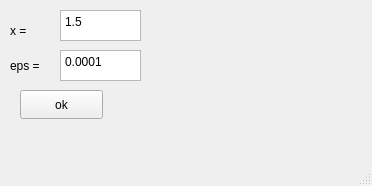
<?xml version="1.0" encoding="UTF-8"?>
<ui version="4.0">
 <class>MainWindow</class>
 <widget class="QMainWindow" name="MainWindow">
  <property name="geometry">
   <rect>
    <x>0</x>
    <y>0</y>
    <width>372</width>
    <height>186</height>
   </rect>
  </property>
  <property name="windowTitle">
   <string>MainWindow</string>
  </property>
  <widget class="QWidget" name="centralwidget">
   <widget class="QLabel" name="label">
    <property name="geometry">
     <rect>
      <x>10</x>
      <y>10</y>
      <width>41</width>
      <height>41</height>
     </rect>
    </property>
    <property name="text">
     <string>x = </string>
    </property>
   </widget>
   <widget class="QLabel" name="label_2">
    <property name="geometry">
     <rect>
      <x>10</x>
      <y>50</y>
      <width>91</width>
      <height>31</height>
     </rect>
    </property>
    <property name="text">
     <string>eps =</string>
    </property>
   </widget>
   <widget class="QTextEdit" name="textEdit">
    <property name="geometry">
     <rect>
      <x>60</x>
      <y>10</y>
      <width>81</width>
      <height>31</height>
     </rect>
    </property>
    <property name="html">
     <string>&lt;!DOCTYPE HTML PUBLIC &quot;-//W3C//DTD HTML 4.0//EN&quot; &quot;http://www.w3.org/TR/REC-html40/strict.dtd&quot;&gt;
&lt;html&gt;&lt;head&gt;&lt;meta name=&quot;qrichtext&quot; content=&quot;1&quot; /&gt;&lt;meta charset=&quot;utf-8&quot; /&gt;&lt;style type=&quot;text/css&quot;&gt;
p, li { white-space: pre-wrap; }
hr { height: 1px; border-width: 0; }
li.unchecked::marker { content: &quot;\2610&quot;; }
li.checked::marker { content: &quot;\2612&quot;; }
&lt;/style&gt;&lt;/head&gt;&lt;body style=&quot; font-family:'Segoe UI'; font-size:9pt; font-weight:400; font-style:normal;&quot;&gt;
&lt;p style=&quot; margin-top:0px; margin-bottom:0px; margin-left:0px; margin-right:0px; -qt-block-indent:0; text-indent:0px;&quot;&gt;1.5&lt;/p&gt;&lt;/body&gt;&lt;/html&gt;</string>
    </property>
   </widget>
   <widget class="QTextEdit" name="textEdit_2">
    <property name="geometry">
     <rect>
      <x>60</x>
      <y>50</y>
      <width>81</width>
      <height>31</height>
     </rect>
    </property>
    <property name="html">
     <string>&lt;!DOCTYPE HTML PUBLIC &quot;-//W3C//DTD HTML 4.0//EN&quot; &quot;http://www.w3.org/TR/REC-html40/strict.dtd&quot;&gt;
&lt;html&gt;&lt;head&gt;&lt;meta name=&quot;qrichtext&quot; content=&quot;1&quot; /&gt;&lt;meta charset=&quot;utf-8&quot; /&gt;&lt;style type=&quot;text/css&quot;&gt;
p, li { white-space: pre-wrap; }
hr { height: 1px; border-width: 0; }
li.unchecked::marker { content: &quot;\2610&quot;; }
li.checked::marker { content: &quot;\2612&quot;; }
&lt;/style&gt;&lt;/head&gt;&lt;body style=&quot; font-family:'Segoe UI'; font-size:9pt; font-weight:400; font-style:normal;&quot;&gt;
&lt;p style=&quot; margin-top:0px; margin-bottom:0px; margin-left:0px; margin-right:0px; -qt-block-indent:0; text-indent:0px;&quot;&gt;0.0001&lt;/p&gt;&lt;/body&gt;&lt;/html&gt;</string>
    </property>
   </widget>
   <widget class="QLabel" name="label_3">
    <property name="geometry">
     <rect>
      <x>160</x>
      <y>10</y>
      <width>191</width>
      <height>121</height>
     </rect>
    </property>
    <property name="text">
     <string/>
    </property>
   </widget>
   <widget class="QPushButton" name="pushButton">
    <property name="geometry">
     <rect>
      <x>20</x>
      <y>90</y>
      <width>83</width>
      <height>29</height>
     </rect>
    </property>
    <property name="text">
     <string>ok</string>
    </property>
   </widget>
  </widget>
  <widget class="QMenuBar" name="menubar">
   <property name="geometry">
    <rect>
     <x>0</x>
     <y>0</y>
     <width>372</width>
     <height>25</height>
    </rect>
   </property>
  </widget>
  <widget class="QStatusBar" name="statusbar"/>
 </widget>
 <resources/>
 <connections/>
</ui>
